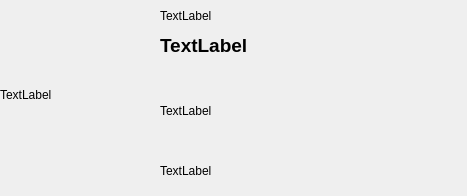
<?xml version="1.0" encoding="UTF-8"?>
<ui version="4.0">
 <class>Form</class>
 <widget class="QWidget" name="Form">
  <property name="geometry">
   <rect>
    <x>0</x>
    <y>0</y>
    <width>467</width>
    <height>196</height>
   </rect>
  </property>
  <property name="windowTitle">
   <string>Form</string>
  </property>
  <widget class="QLabel" name="q_image">
   <property name="geometry">
    <rect>
     <x>0</x>
     <y>0</y>
     <width>157</width>
     <height>189</height>
    </rect>
   </property>
   <property name="text">
    <string>TextLabel</string>
   </property>
  </widget>
  <widget class="QLabel" name="q_genres">
   <property name="geometry">
    <rect>
     <x>160</x>
     <y>150</y>
     <width>301</width>
     <height>41</height>
    </rect>
   </property>
   <property name="text">
    <string>TextLabel</string>
   </property>
   <property name="wordWrap">
    <bool>true</bool>
   </property>
  </widget>
  <widget class="QLabel" name="q_title">
   <property name="geometry">
    <rect>
     <x>160</x>
     <y>30</y>
     <width>301</width>
     <height>31</height>
    </rect>
   </property>
   <property name="font">
    <font>
     <pointsize>14</pointsize>
     <weight>75</weight>
     <bold>true</bold>
    </font>
   </property>
   <property name="text">
    <string>TextLabel</string>
   </property>
  </widget>
  <widget class="QLabel" name="label_4">
   <property name="geometry">
    <rect>
     <x>160</x>
     <y>70</y>
     <width>301</width>
     <height>81</height>
    </rect>
   </property>
   <property name="text">
    <string>TextLabel</string>
   </property>
   <property name="wordWrap">
    <bool>true</bool>
   </property>
  </widget>
  <widget class="QLabel" name="q_author">
   <property name="geometry">
    <rect>
     <x>160</x>
     <y>0</y>
     <width>301</width>
     <height>31</height>
    </rect>
   </property>
   <property name="text">
    <string>TextLabel</string>
   </property>
  </widget>
 </widget>
 <resources/>
 <connections/>
</ui>
